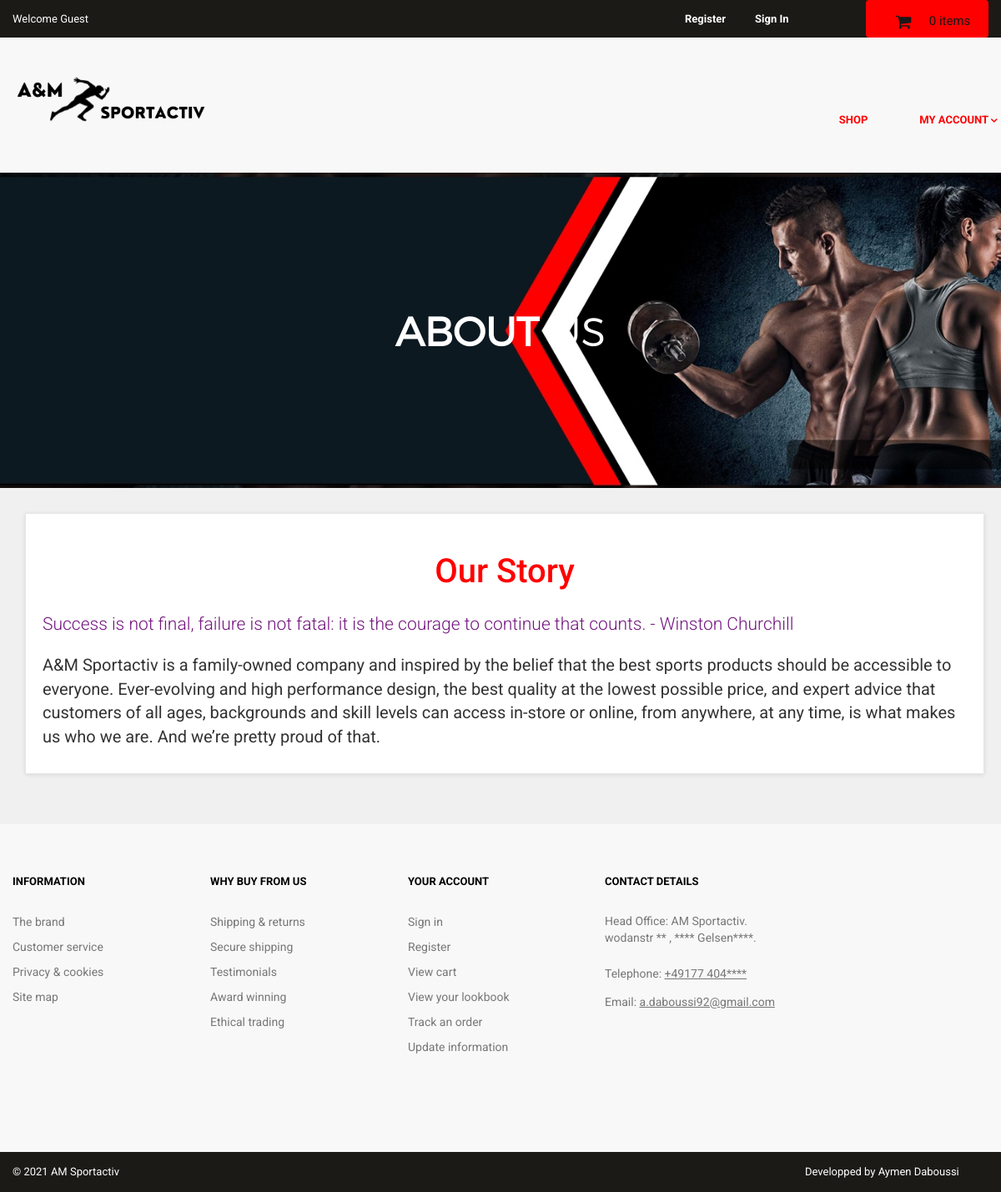
Page /about.php on the committed database.
### tables this page shows
CREATE TABLE IF NOT EXISTS `about_us` (
  `about_id` int(11) NOT NULL AUTO_INCREMENT,
  `about_heading` text NOT NULL,
  `about_short_desc` text NOT NULL,
  `about_desc` text NOT NULL,
  PRIMARY KEY (`about_id`) USING BTREE
);

### about.php (the view, shortened to what this page needs)
<?php
include("includes/db.php");
include("includes/header.php");
include("includes/main.php");
?>
  <main>
    <div class="nero3">
      <div class="nero3__heading">
        <span class="nero3__bold">About</span> us
      </div>
    </div>
  </main>
<div id="content" >
<div class="container" >
<div class="col-md-12" >
<div class="box" >
<?php
$get_about_us = "select * from about_us";
$run_about_us = mysqli_query($con,$get_about_us);
$row_about_us = mysqli_fetch_array($run_about_us);
$about_heading = $row_about_us['about_heading'];
$about_short_desc = $row_about_us['about_short_desc'];
$about_desc = $row_about_us['about_desc'];
?>
<h1> <?php echo $about_heading; ?> </h1>
<p class="lead"> <?php echo $about_short_desc; ?> </p>
<p> <?php echo $about_desc; ?> </p>
</div>
</div>
</div>
</div>
<?php
include("includes/footer.php");
?>
</body>
</html>

### styles/backend.css (style rules this page uses)
html { font-family: "Roboto", Helvetica, Arial, sans-serif; line-height: 1.15; -ms-text-size-adjust: 100%; -webkit-text-size-adjust: 100% }
body { margin: 0 }
h1 { font-size: 2em; margin: .67em 0; color:#FF0000; text-align: center; }
figcaption, figure, main { display: block }
html { box-sizing: border-box }
body { min-width: 1190px; font-family: Montserrat, sans-serif; font-weight: 400; background-color: white; }
.container { width: 1170px; margin: 0 auto }
.nero3 { padding-top: 160px; padding-bottom: 140px; font-family: 'montserratlight', sans-serif; text-align: center; text-transform: uppercase; color: #FFF; background: #666 url("../images/banner-ave.jpg") no-repeat; background-size: cover; background-position: center; }
.nero3__heading { font-size: 48px; }
.nero3__bold { font-weight: 700; }

### styles/style.css (style rules this page uses)
body { font-family: "Roboto", Helvetica, Arial, sans-serif; font-size: 20px; line-height: 1.42857143; color: #333333; background-color: #f0f0f0; overflow-x: hidden; }
.box { background: #fff; margin: 0 0 30px; border: solid 1px #e6e6e6; padding:20px; box-shadow: 0 1px 5px rgba(0, 0, 0, 0.1); }
#content { padding:20px; }

### rows in the picture
about_us: about_heading "Our Story", about_short_desc "Success is not final, failure is not fatal: it is the courage to continue that counts. - Winston Churchill", about_desc "A&M Sportactiv is a family-owned company and inspired by the belief that the best sports products should be accessible to everyone. Ever-evolving and high performance design, the best quality at the lowest possible price, and expert advice that customers of all ages, backgrounds and skill levels can access in-store or online, from anywhere, at any time, is what makes us who we are. And we’re pretty proud of that."

### other values in the picture
$count_items "0"
